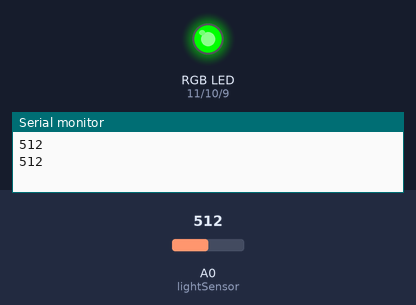
Simulated run of this sketch. Board: Arduino Uno, built with avr-gcc and run on an emulated ATmega328P. On the bench: an RGB LED mixed from three pins (HIGH = lit), the last lines printed to the serial monitor. Inputs (shaded band) come from the test bench; at power-on: A0 (lightSensor) = 512.

Above: at 1.8 s.
1.9 s: A0 (lightSensor) set to 416
3.4 s: A0 (lightSensor) set to 383
At 4.8 s:
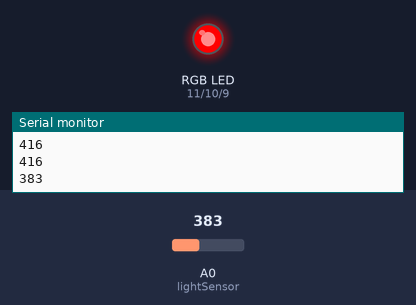
5.5 s: A0 (lightSensor) set to 410
At 6.4 s:
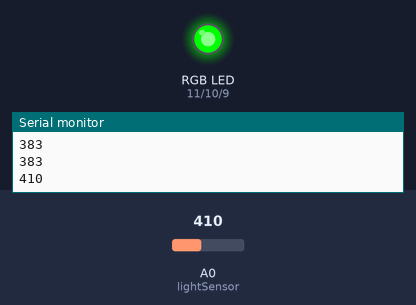
7.5 s: A0 (lightSensor) set to 390
At 9.1 s:
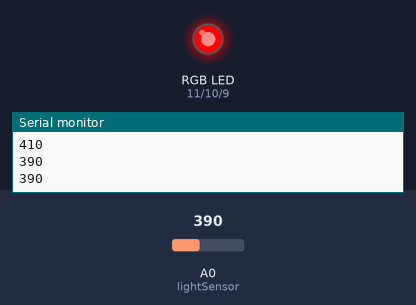
Timing chart, 0 to 10.5 s (numbered marks = the images above; inputs shaded):
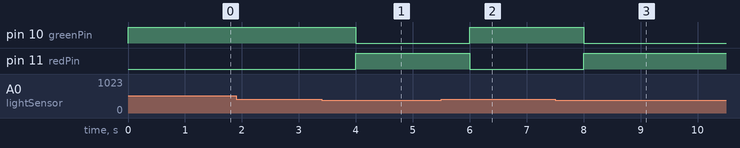

Measured:
- the behaviour switches between 400 and 399 on A0 (lightSensor) (found by bisection; images 0 and 1)
- after the input at 3.4 s, pin 10 (greenPin): HIGH → LOW after 0.60 s; pin 11 (redPin): LOW → HIGH after 0.60 s
- after the input at 5.5 s, pin 10 (greenPin): LOW → HIGH after 0.50 s; pin 11 (redPin): HIGH → LOW after 0.50 s
- after the input at 7.5 s, pin 10 (greenPin): HIGH → LOW after 0.50 s; pin 11 (redPin): LOW → HIGH after 0.50 s

The sketch:

rgbledex.ino
```cpp
/*
Adafruit Arduino - Lesson 3. RGB LED
*/

int redPin = 11;
int greenPin = 10;
int bluePin = 9;
int lightSensor = A0;

void setup()
{
  pinMode(lightSensor, INPUT);
  pinMode(redPin, OUTPUT);
  pinMode(greenPin, OUTPUT);
  pinMode(bluePin, OUTPUT);
   Serial.begin(9600);
}

void loop()
{
  int lightDensity = analogRead(lightSensor);

  Serial.println(lightDensity);

  if (lightDensity >= 400) {
    setColor(0, 255, 0);  // red
    delay(1000);
  }
  else {
    setColor(255, 0, 0);  // green
    delay(1000);
  }
}

void setColor(int red, int green, int blue)
{

  analogWrite(redPin, red);
  analogWrite(greenPin, green);
  analogWrite(bluePin, blue);
}
```
